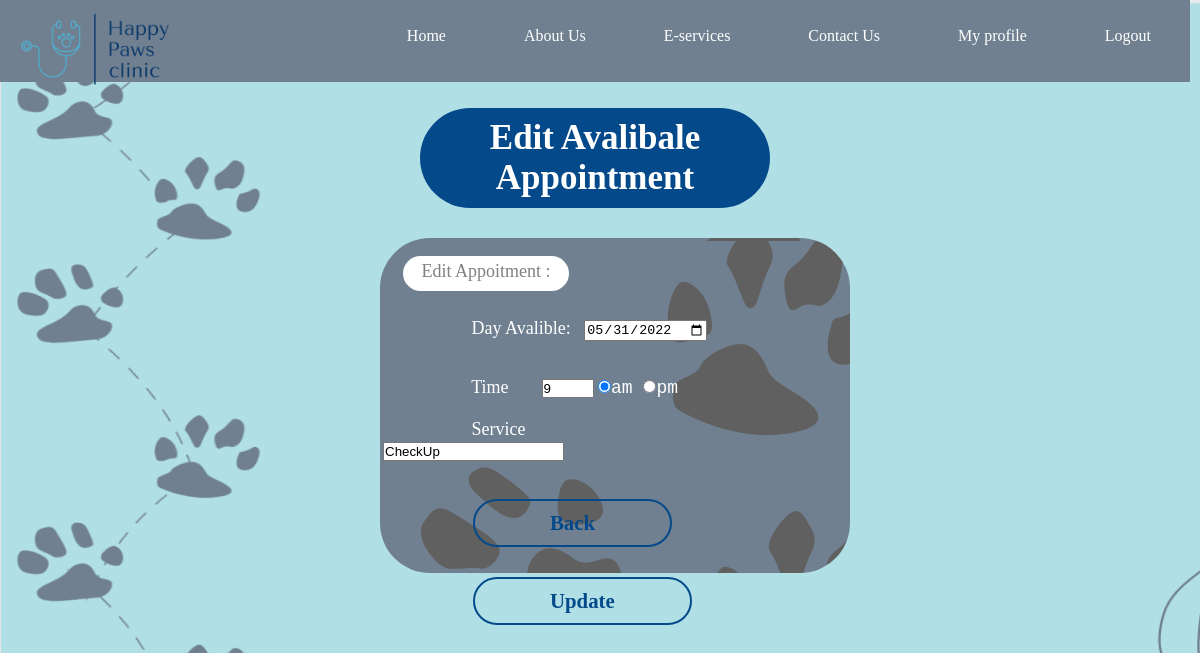
Screenshot of /Edit_Appointment.php?appoit_id=15 (signed in) with the database file from the repository.
### tables this page shows
CREATE TABLE `appaintments_available` (
  `id` int(11) NOT NULL,
  `day` date NOT NULL,
  `time` varchar(50) NOT NULL,
  `services` varchar(30) NOT NULL,
  `status` varchar(255) NOT NULL
);

### Edit_Appointment.php (the view, shortened to what this page needs)
<?php
require_once "database_connect.php";
if (isset($_GET['appoit_id'])) {
		$appoit_id=$_GET['appoit_id'];
$query="select * from appaintments_available where id='$appoit_id'";
$run=mysqli_query($conn,$query);
		while ($row=mysqli_fetch_array($run)) {
		$service=$row['services'];
		$da=$row['day'];
		if(strlen($row['time'])==4){
		$tim= substr($row['time'],0,2);
			$tim2=substr($row['time'],2,2);
			 }
			 else{
			 $tim= substr($row['time'],0,1);
			 $tim2=substr($row['time'],1,2);}
}
}
?>
<!DOCTYPE html>
<html>
<head>
	<link rel ="stylesheet" href="css/edit_appot.css">
</head>
<body  style="background-image:url(image//bg.png)">
<?php include 'header.php' ?>
		<h1 style="    margin-bottom: 30px;
    margin-top: 36px;"> Edit Avalibale Appointment</h1>
			<div class="border1" style="background-image:url(image//borderBG.png) ;    height: 335px;">
			<span class="sub2" style="border-radius: 100px; margin-left: 20px; background-color: white; color: gray;">
			&nbsp;&nbsp; Edit Appoitment : &nbsp;&nbsp;</span>
			<br><br><br>
		<form action="edit_appointment.php" method="post">
			<label><span class="sub2">&nbsp;&nbsp; Day Avalible:&nbsp;&nbsp;
  			<input type = date  id="Eday" name = "Eday" required value="<?php echo $da ?>">  </span></label>
			<br><br> <br>
			<label><span class="sub2">&nbsp;&nbsp; Time &nbsp;&nbsp;
  			<input type="number" name="time" min="1" max="12" style="margin-left:15px;" required  id="Etime" value="<?php echo $tim  ?>">
  			<span style="font-family: Courier New , Monospace ;">
  			<lable><input type="radio" value="am" name="time_Available"  id="E-am" required  <?php if($tim2=='am') echo 'checked'; ?>>am</lable>
  			<lable><input type="radio" value="pm" name="time_Available" required <?php if($tim2=='pm') echo 'checked'; ?>>pm</lable>
  			</span>
  			<br><br>
  			<label><span class="sub2" >&nbsp;&nbsp; Service &nbsp;&nbsp;
  				<input type="text" name="Service" id="E-services" value="<?php echo $service  ?>"></span></label>
  			</span>
  		</label>
  			<br><br>
      <span >
      	    <span ><a href="Add_Available_Appoitments.php"><button type="button" class = "button_edit"  >Back</button></a></span>
      	<input type="submit" class = "button_edit" name="update_appo" value="Update"> </input>
			<br>
      </span>
			<br>
		</form>
		</div>
</body>
</html>

### css/edit_appot.css (style rules this page uses)
body { position: relative; background-image: url(bg2.png); background-size: 1470px 850px; }
h1 { background-color:rgb(4,73,138); color: white; position: relative; text-align: center; border-radius: 100px; padding: 10px 50px; font-size: 35px; margin-right: 430px ; margin-left: 420px ; }
div.border1 { border-style: solid; border-radius: 50px; border-color: transparent; padding-top: 20px ; margin-left: 380px; margin-right: 350px; background-image: url(borderBG.png); }
.sub2 { text-align: left; font-family: "Times New Roman", "Serif"; color: white; border-radius: 5px; margin-top: 100px; margin-right: 100px; margin-left: 70px; padding: 5px; padding-bottom: 10px; font-size: 18px; }
.button_edit { background-color: transparent; margin: 20px 280px 10px 210px; text-align: center; font-weight: bold; color: #04498A; border-style: solid; border-color: rgb(4,73,138); border-radius: 30px; padding: 10px 100px; font-family: 'Times New Roman', Times, serif; font-size: 150%; }

### css/style.css (style rules this page uses)
* { margin: 0; padding: 0; box-sizing: border-box; }
body { width: 100%; display: flex; flex-direction: column; }

### Edit_Appointment.php (style rules this page uses)
.button_edit { background-color: transparent; margin-left: 90px; margin-right: 20px; text-align: center; font-weight: bold; color: #04498A; border-style: solid; border-color: rgb(4,73,138); border-radius: 30px; padding: 10px 75px; font-family: 'Times New Roman', Times, serif; font-size: 130%; }

### rows the page displays
appaintments_available: Eday "05/31/2022", time "9", time "☑", Service "CheckUp"
